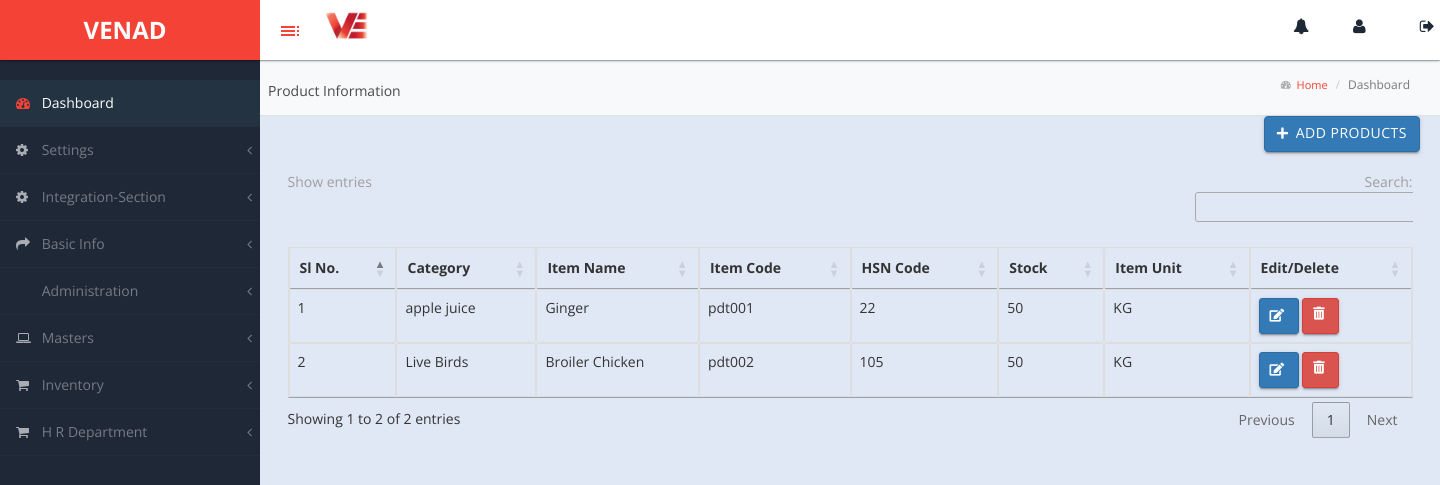
The app's page /product/ with its own data.
### venadapp/models.py (models this page shows)
class Products(models.Model):
    product_category = models.ForeignKey(ProductCategory,on_delete=models.CASCADE,null=True)
    product_type = models.CharField(max_length=255,null=True)
    product_code = models.CharField(max_length=20,null=True)
    product_name= models.CharField(max_length=50,null=True)
    product_unit = models.CharField(max_length=50,null=True)
    hsn_code_description = models.ForeignKey(taxmaster,on_delete=models.CASCADE,null=True)
    opening_stoct= models.CharField(max_length=50,null=True)
    minimum_stock = models.CharField(max_length=50,null=True)
    r1price = models.CharField(max_length=50,null=True)
    r2price = models.CharField(max_length=50,null=True)
    r3price = models.CharField(max_length=50,null=True)
    description = models.CharField(max_length=200,null=True)

class ProductCategory(models.Model):
    category_name = models.CharField(max_length=255)

class taxmaster(models.Model):
    hs_code = models.CharField(max_length=15, null=True)
    description = models.CharField(max_length=255, null=True)
    goods_service = models.CharField(max_length=10, null=True)  # Consider using choices here if applicable
    igst = models.DecimalField(max_digits=5, decimal_places=2, default=0.00)
    sgst = models.DecimalField(max_digits=5, decimal_places=2, default=0.00)
    cgst = models.DecimalField(max_digits=5, decimal_places=2, default=0.00)
    cess = models.DecimalField(max_digits=5, decimal_places=2, default=0.00)
    compensation_cess = models.DecimalField(max_digits=5, decimal_places=2, default=0.00)
    flood_cess = models.DecimalField(max_digits=5, decimal_places=2, default=0.00)

### venadapp/views.py (the view)
# urls.py: path("product/",views.product),
def product(request):
    product = Products.objects.all()
    context = {
        'prod': product
    }
    return render(request, 'product.html', context)

### templates/product.html (shortened to what this page needs)
<!DOCTYPE html>
{% load static %}
<head>
    <link rel="stylesheet" href="https://cdn.datatables.net/1.11.5/css/jquery.dataTables.min.css">
    <link rel="stylesheet" href="https://cdnjs.cloudflare.com/ajax/libs/font-awesome/5.15.4/css/all.min.css">
</head>
<body>
{% include 'base.html' %}
<div id="page-wrapper">
    <div class="header">
        <div class="navbar2">
            <p class="financial-year">Product Information</p>
            <ol class="breadcrumb">
                <li><i style="font-size: 10px; padding-top: 5px;" class="fa fa-tachometer"></i><a href="#"> &nbsp;&nbsp;Home</a></li>
                <li class="active">Dashboard</li>
            </ol>
        </div>
    </div>
    <div class="container mt-5 position-relative">
        <div class="add-button-container">
            <a href="/add_product/" class="btn btn-primary btn-icon">
                <i class="fas fa-plus"></i> Add Products
            </a>
        </div>
        <div class="row">
            <div class="col-md-12">
                <div class="table-responsive">
                    <table class="table table-bordered" id="financialYearTable">
                        <thead>
                            <tr>
                                <th>Sl No.</th>
                                <th>Category</th>
                                <th>Item Name</th>
                                <th>Item Code</th>
                                <th>HSN Code</th>
                                <th>Stock</th>
                                <th>Item Unit</th>
                                <th>Edit/Delete</th>
                            </tr>
                        </thead>
                        <tbody>
                            {% for i in prod %}
                            <tr>
                                <td>{{ forloop.counter }}</td>
                                <td>{{ i.product_category.category_name }}</td>
                                <td>{{ i.product_name }}</td>
                                <td>{{ i.product_code }}</td>
                                <td>{{ i.hsn_code_description.hs_code }}</td>
                                <td>{{ i.opening_stoct }}</td>
                                <td>{{ i.product_unit }}</td>
                                <td>
                                    <form method="post">{% csrf_token %}
                                        <button formaction="/product_edit/{{i.id}}" class="btn btn-sm btn-primary btn-icon custom-edit-button">
                                            <i class="fas fa-edit"></i>
                                        </button>
                                        <a href="/product_del/{{ i.id }}" class="btn btn-sm btn-danger btn-icon custom-delete-button" onclick="return confirm('Do you want to delete this entry?');">
                                            <i class="fas fa-trash-alt"></i>
                                        </a>
                                    </form>
                                </td>
                            </tr>
                            {% endfor %}
                        </tbody>
                    </table>
                </div>
            </div>
        </div>
    </div>
</div>
</body>
</html>

### static/css/custom-styles.css (style rules this page uses)
body { font-family: 'Open Sans', sans-serif; background: #1F2837; }
#page-wrapper { padding: 15px 15px; min-height: 600px; background: #ececec; }
p { font-size: 14px; line-height:25px; }
#page-wrapper { position: relative; top: 55px; -moz-box-shadow: 0 0 10px #757575; }
.breadcrumb { padding: 10px 10px 10px 20px;margin-bottom: 0;list-style: none;border-radius: 0;background: transparent;line-height: 20px;font-size: 11px;margin-left: 14px; }
#page-wrapper { background: #e0e8f5; }
@media (min-width:768px) { #page-wrapper { margin: 0 0 0 260px; padding: 0; min-height: 1200px; } }
.header .breadcrumb:before { font-size: 11px; margin-right: 0px; color: #717171; display: none; }
.header .breadcrumb li a { font-size: 11px; font-size: 11px; text-decoration: none; color: #717171; text-decoration: none; color: #f44336; }

### templates/product.html (style rules this page uses)
.btn-icon { display: flex; align-items: center; font-size: 0.8em; padding: 0.2rem 0.4rem; }
.btn-icon i { margin-right: 3px; }
.navbar2 { display: flex; justify-content: space-between; align-items: center; background-color: #f8f9fa; padding: 10px 20px; border-bottom: 1px solid #dee2e6; }
.financial-year, .current-date { margin: 0; }
.breadcrumb { margin: 0; padding: 0; background: none; }
.breadcrumb li { display: inline; font-size: 12px; }
.breadcrumb li a { text-decoration: none; }
.add-button-container { display: flex; justify-content: flex-end; margin-bottom: 20px; }

### templates/base.html (style rules this page uses)
.navbar2 { display: flex; align-items: center; padding-left: 8px; }
.financial-year { padding-top: 10px; color: rgb(73, 73, 73); margin-right: 20px; }

### records on screen
Products: product_category.category_name "apple juice", product_name "Ginger", product_code "pdt001", hsn_code_description.hs_code "22", opening_stoct "50", product_unit "KG"
Products: product_category.category_name "Live Birds", product_name "Broiler Chicken", product_code "pdt002", hsn_code_description.hs_code "105", opening_stoct "50", product_unit "KG"
